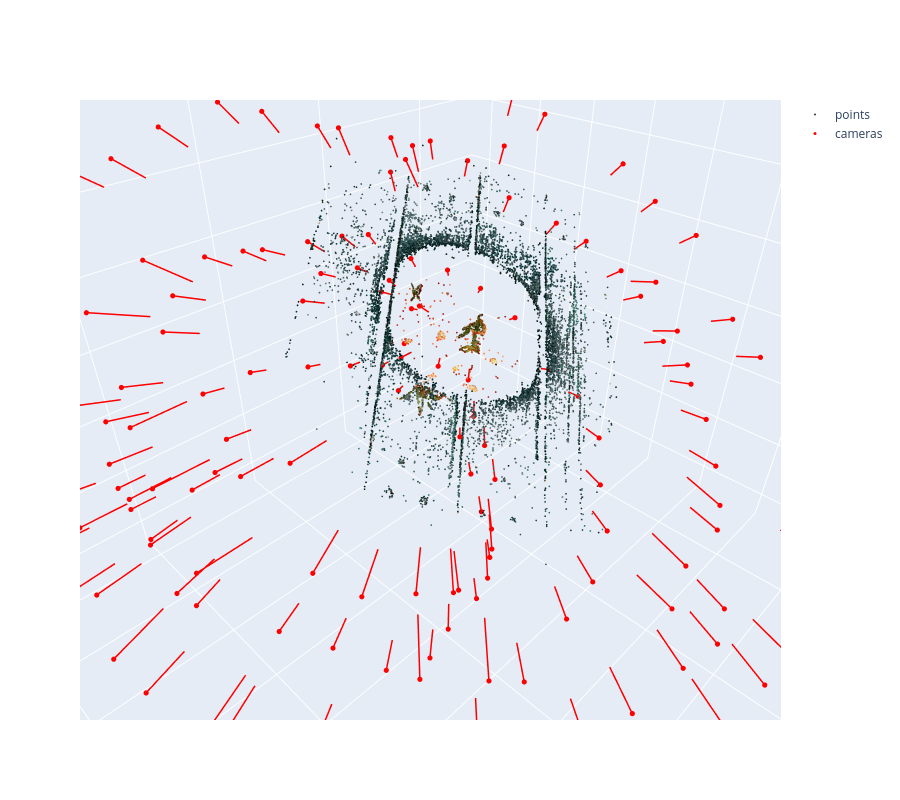

The code cell stored with this chart in its notebook:
### Code cell
# Visualize colmap results. 

# --- Cameras ------------------------------------------------------------------
cams = [images[i] for i in sorted(images)]
centers = np.array([img.center for img in cams])  # Camera center in world coordinates: C = -R^T t.
view_dirs = np.array([img.R[2] for img in cams])  # Viewing direction: R^T (0, 0, 1).

# --- Points: drop outliers ----------------------------------------------------
mid = centers.mean(axis=0)
radius = np.linalg.norm(centers - mid, axis=1).max()
track_len = np.array([len(t) for t in points.tracks])
keep = (
    (points.errors < 1.0)                                  # low reprojection error
    & (track_len >= 3)                                     # seen in at least 3 images
    & (np.linalg.norm(points.xyz - mid, axis=1) < radius)  # inside the camera dome
)
xyz, rgb = points.xyz[keep], points.rgb[keep]

# --- Arrows: shaft from center to tip, cone head at the tip -------------------
length = 0.05 * np.ptp(centers, axis=0).max()
tips = centers + length * view_dirs
shafts = np.full((3 * len(cams), 3), None)  # center, tip, None break per camera
shafts[0::3], shafts[1::3] = centers, tips

# --- Plot ---------------------------------------------------------------------
fig = go.Figure([
    go.Scatter3d(
        x=xyz[:, 0], y=xyz[:, 1], z=xyz[:, 2],
        mode="markers",
        marker=dict(size=1, color=[f"rgb({r},{g},{b})" for r, g, b in rgb]),
        name="points",
        hoverinfo="skip",
    ),
    go.Scatter3d(
        x=centers[:, 0], y=centers[:, 1], z=centers[:, 2],
        mode="markers",
        marker=dict(size=3, color="red"),
        text=[img.name for img in cams],
        hoverinfo="text",
        name="cameras",
    ),
    go.Scatter3d(
        x=shafts[:, 0], y=shafts[:, 1], z=shafts[:, 2],
        mode="lines",
        line=dict(color="red", width=3),
        hoverinfo="skip",
        showlegend=False,
    ),
    go.Cone(
        x=tips[:, 0], y=tips[:, 1], z=tips[:, 2],
        u=view_dirs[:, 0], v=view_dirs[:, 1], w=view_dirs[:, 2],
        anchor="tip",
        sizemode="absolute",
        sizeref=0.3 * length,
        colorscale=[[0, "red"], [1, "red"]],
        showscale=False,
        hoverinfo="skip",
    ),
])
fig.update_layout(
    scene={
        "aspectmode": "data",
        "dragmode": "orbit",
        "xaxis": {"showspikes": False},
        "yaxis": {"showspikes": False},
        "zaxis": {"showspikes": False},
    },
    scene_camera={"eye": {"x": 0.55, "y": 0.55, "z": 0.55}},
    height=800,
)
fig.show()

### Figure 1 — Plotly figure (JSON) as saved in the notebook; plotly's stock layout.template omitted (floating-point values rounded to 4 significant figures; data arrays with more than 128 entries replaced by an {"elided": "..."} marker saying what was removed)
{"data": [{"hoverinfo": "skip", "marker": {"color": {"elided": "14347 str values"}, "size": 1}, "mode": "markers", "name": "points", "type": "scatter3d", "x": {"elided": "14347 float values"}, "y": {"elided": "14347 float values"}, "z": {"elided": "14347 float values"}}, {"hoverinfo": "text", "marker": {"color": "red", "size": 3}, "mode": "markers", "name": "cameras", "text": {"elided": "166 str values"}, "type": "scatter3d", "x": {"elided": "166 float values"}, "y": {"elided": "166 float values"}, "z": {"elided": "166 float values"}}, {"hoverinfo": "skip", "line": {"color": "red", "width": 3}, "mode": "lines", "showlegend": false, "type": "scatter3d", "x": {"elided": "498 float values"}, "y": {"elided": "498 float values"}, "z": {"elided": "498 float values"}}, {"anchor": "tip", "colorscale": [[0, "red"], [1, "red"]], "hoverinfo": "skip", "showscale": false, "sizemode": "absolute", "sizeref": 0.1496, "type": "cone", "u": {"elided": "166 float values"}, "v": {"elided": "166 float values"}, "w": {"elided": "166 float values"}, "x": {"elided": "166 float values"}, "y": {"elided": "166 float values"}, "z": {"elided": "166 float values"}}], "layout": {"height": 800, "scene": {"aspectmode": "data", "camera": {"eye": {"x": 0.55, "y": 0.55, "z": 0.55}}, "dragmode": "orbit", "xaxis": {"showspikes": false}, "yaxis": {"showspikes": false}, "zaxis": {"showspikes": false}}}}
